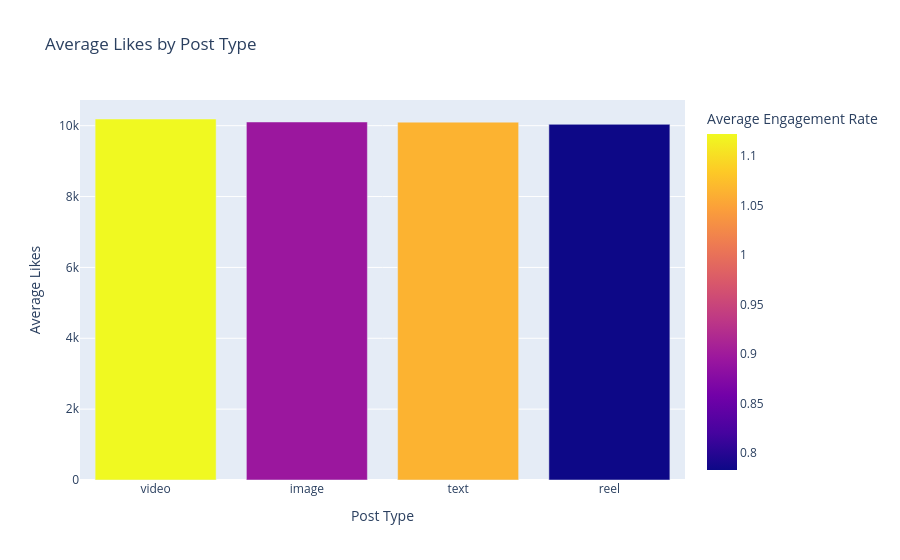

Here is the notebook cell this chart was saved with:
### Code cell
post_type_plotly = (
    df.groupby("post_type", as_index=False)
      .agg(
          average_likes=("likes", "mean"),
          average_engagement_rate=("engagement_rate", "mean")
      )
      .sort_values("average_likes", ascending=False)
)

fig = px.bar(
    post_type_plotly,
    x="post_type",
    y="average_likes",
    color="average_engagement_rate",
    title="Average Likes by Post Type",
    labels={
        "post_type": "Post Type",
        "average_likes": "Average Likes",
        "average_engagement_rate": "Average Engagement Rate"
    },
    hover_data=["average_engagement_rate"]
)

fig.show()

### Figure 1 — Plotly figure (JSON) as saved in the notebook; plotly's stock layout.template omitted (floating-point values rounded to 4 significant figures)
{"data": [{"customdata": [[1.122], [0.8956], [1.065], [0.783]], "hovertemplate": "Post Type=%{x}<br>Average Likes=%{y}<br>Average Engagement Rate=%{marker.color}<extra></extra>", "legendgroup": "", "marker": {"color": [1.122, 0.8956, 1.065, 0.783], "coloraxis": "coloraxis", "pattern": {"shape": ""}}, "name": "", "orientation": "v", "showlegend": false, "textposition": "auto", "type": "bar", "x": ["video", "image", "text", "reel"], "xaxis": "x", "y": [10190.0, 10100.0, 10100.0, 10040.0], "yaxis": "y"}], "layout": {"barmode": "relative", "coloraxis": {"colorbar": {"title": {"text": "Average Engagement Rate"}}, "colorscale": [[0, "#0d0887"], [0.1111, "#46039f"], [0.2222, "#7201a8"], [0.3333, "#9c179e"], [0.4444, "#bd3786"], [0.5556, "#d8576b"], [0.6667, "#ed7953"], [0.7778, "#fb9f3a"], [0.8889, "#fdca26"], [1, "#f0f921"]]}, "legend": {"tracegroupgap": 0}, "title": {"text": "Average Likes by Post Type"}, "xaxis": {"anchor": "y", "domain": [0, 1], "title": {"text": "Post Type"}}, "yaxis": {"anchor": "x", "domain": [0, 1], "title": {"text": "Average Likes"}}}}
